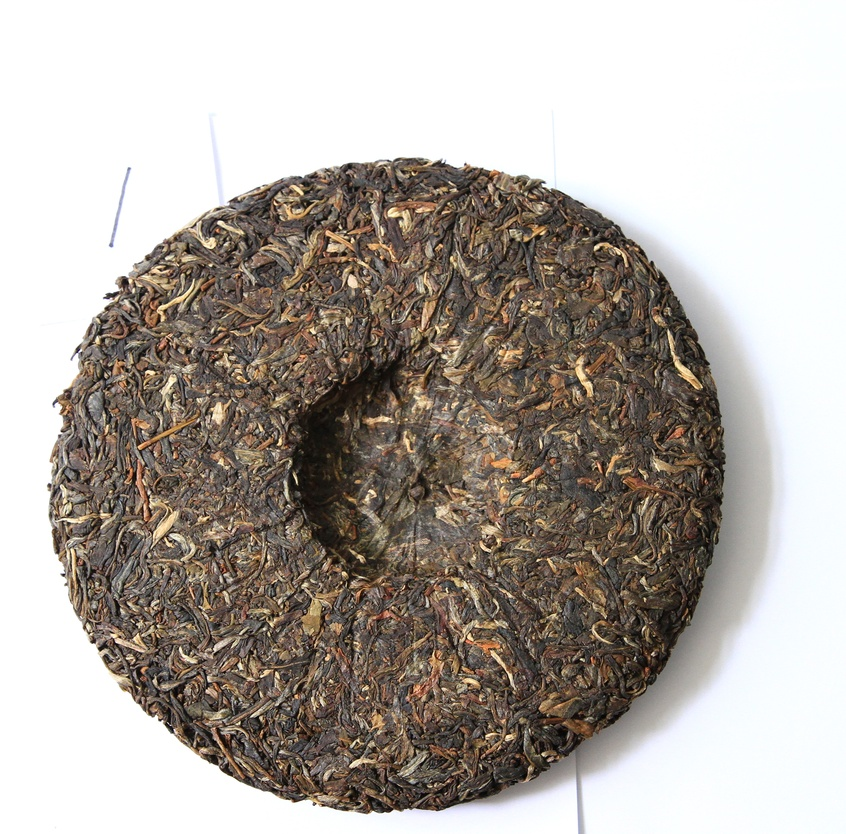
#> input picture sample_1/1a.JPG, 846 x 834 px, shrunk from 3124 x 3078 before the run, found by its file name
$ python feature_key_point.py   (older library calls are emulated)
#> lines starting #> are read from the running program, lines starting #| are printed output that depends on the picture; after the words box and inside, x2 and y2 are one past the last pixel; in counts of white or black regions, pixels touching at a corner belong together
### tools/feature_extract.py
# coding=utf-8

import cv2
import numpy as np
from matplotlib import pyplot as plt


def get_gray_img(img_path):
    ori_img = cv2.imread(img_path)
#> ori_img is the input picture: shape (834, 846, 3); mean B, G, R 161.8, 168.5, 175.7
    gray_img = cv2.cvtColor(ori_img, cv2.COLOR_RGB2GRAY)
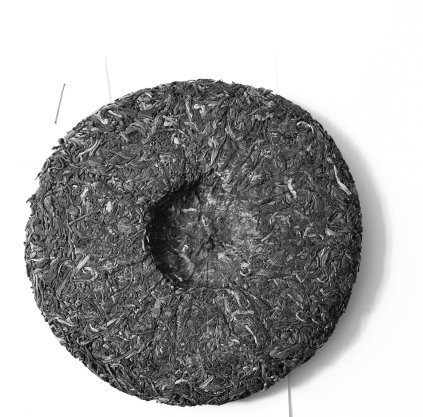
#> gray_img: shape (834, 846) (shown at 1/2 size); min 0, max 255, mean 167.3
    return gray_img


def get_sobel_img(img_path):
    ori_img = cv2.imread(img_path)
    gray_img = cv2.cvtColor(ori_img, cv2.COLOR_RGB2GRAY)

    # Sobel函数求完导数后会有负值，还有会大于255的值。
    # 而原图像是uint8，即8位无符号数，所以Sobel建立的图像位数不够，会有截断。
    # 因此要使用16位有符号的数据类型，即cv2.CV_16S
    x = cv2.Sobel(gray_img, cv2.CV_16S, 1, 0)
    y = cv2.Sobel(gray_img, cv2.CV_16S, 0, 1)

    # 转回uint8
    abs_x = cv2.convertScaleAbs(x)
    abs_y = cv2.convertScaleAbs(y)

    sobel_img = cv2.addWeighted(abs_x, 0.5, abs_y, 0.5, 0)
    return sobel_img


# [8 lines left out: function get_laplacian_img, not called in this run]


def get_canny_img(img_path):
    ori_img = cv2.imread(img_path)
    gray_img = cv2.cvtColor(ori_img, cv2.COLOR_RGB2GRAY)

    # 先进行高斯滤波降噪。
    blur_img = cv2.GaussianBlur(gray_img, (3, 3), 0)

    # 在进行抠取轮廓，其中apertureSize默认为3。
    return cv2.Canny(blur_img, 50, 150, L2gradient=1)


# [21 lines left out: functions get_fast_fourier_img, pretty_show_img, not called in this run]


# [26 lines that do not run on import are left out]

### tools/feature_key_point.py
# coding=utf-8

import cv2

import tools.feature_extract as ife


# [6 lines left out: function orb_img, not called in this run]


def sift_img(img):
    sift = cv2.xfeatures2d.SIFT_create()
    sift_key_points, sift_desc = sift.detectAndCompute(img, None)
    sift_signed_img = cv2.drawKeypoints(img, sift_key_points, None)

    return sift_key_points, sift_desc, sift_signed_img


# [6 lines left out: function surf_img, not called in this run]


if __name__ == '__main__':
    jpg = "/Users/philip.du/Documents/Projects/research/tea-recognition/sample_1/1a.JPG"
    # [20 lines of commented-out code are left out]

    gray_img = ife.get_gray_img(jpg)
    key_points, desc, signed_img = sift_img(gray_img)
#> in sift_img, `sift_key_points, sift_desc = sift.detectAndCompute(img, None)`: sift_key_points = 6509 keypoints; strongest (x, y, size): (63, 575, 2.2), (160, 720, 1.9), (340, 227, 2.1), (538, 560, 1.9)
#> key_points has the same summary as sift_key_points in sift_img
    print("gray# kps: {}, descriptors: {}".format(len(key_points), desc.shape))
#| gray# kps: 6509, descriptors: (6509, 128)
    cv2.imwrite("gray_img.signed.jpg", signed_img)

    sobel_img = ife.get_sobel_img(jpg)
#> in get_sobel_img, `y = cv2.Sobel(gray_img, cv2.CV_16S, 0, 1)`:
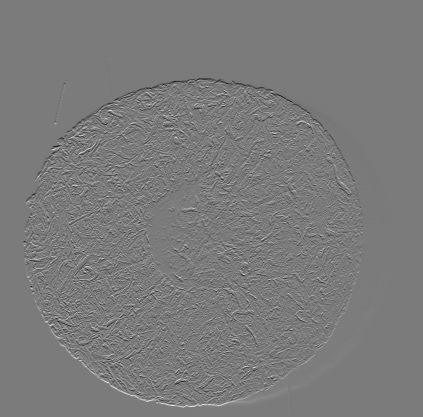
#> y: shape (834, 846) int16 (shown at 1/2 size); min -869, max 931, mean 0; drawn with min black and max white
#> in get_sobel_img, `sobel_img = cv2.addWeighted(abs_x, 0.5, abs_y, 0.5, 0)`:
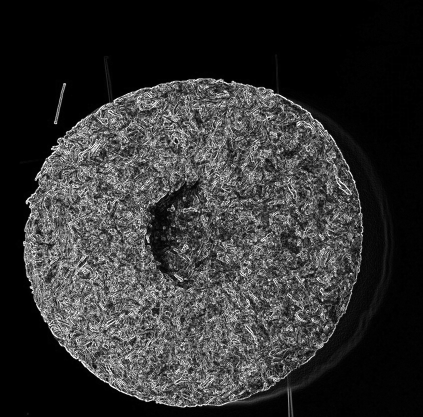
#> sobel_img: shape (834, 846) (shown at 1/2 size); min 0, max 255, mean 50
    key_points, desc, signed_img = sift_img(sobel_img)
#> in sift_img (call 2), `sift_key_points, sift_desc = sift.detectAndCompute(img, None)`: sift_key_points = 5778 keypoints; strongest (x, y, size): (103, 298, 2.6), (292, 801, 2.9), (344, 254, 1.8), (449, 165, 2)
#> in sift_img (call 2), `sift_signed_img = cv2.drawKeypoints(img, sift_key_points, None)`:
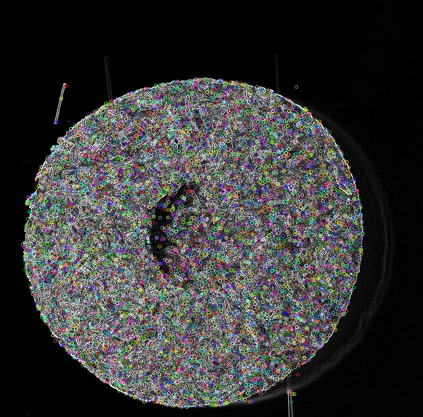
#> sift_signed_img: shape (834, 846, 3) (shown at 1/2 size); mean of channels 0, 1, 2 54, 54.4, 54.3; drawn as B, G, R
#> key_points has the same summary as sift_key_points in sift_img
    print("sobel# kps: {}, descriptors: {}".format(len(key_points), desc.shape))
#| sobel# kps: 5778, descriptors: (5778, 128)
    cv2.imwrite("sobel_img.signed.jpg", signed_img)

    canny_img = ife.get_canny_img(jpg)
#> in get_canny_img, `return cv2.Canny(blur_img, 50, 150, L2gradient=1)`:
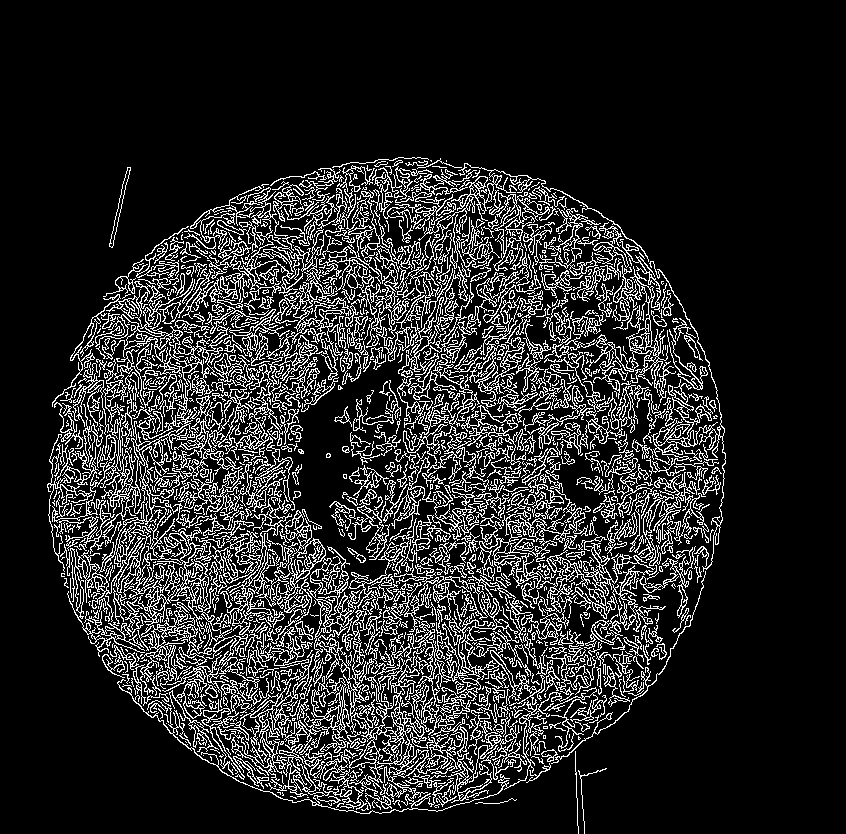
#> returned value: shape (834, 846); 15.2% white in thin lines or dots, all inside (x1, y1, x2, y2) = (47, 157, 726, 834)
    key_points, desc, signed_img = sift_img(canny_img)
#> in sift_img (call 3), `sift_key_points, sift_desc = sift.detectAndCompute(img, None)`: sift_key_points = 6239 keypoints; strongest (x, y, size): (239, 238, 1.9), (471, 545, 1.8), (305, 528, 1.9), (431, 189, 2)
#> in sift_img (call 3), `sift_signed_img = cv2.drawKeypoints(img, sift_key_points, None)`:
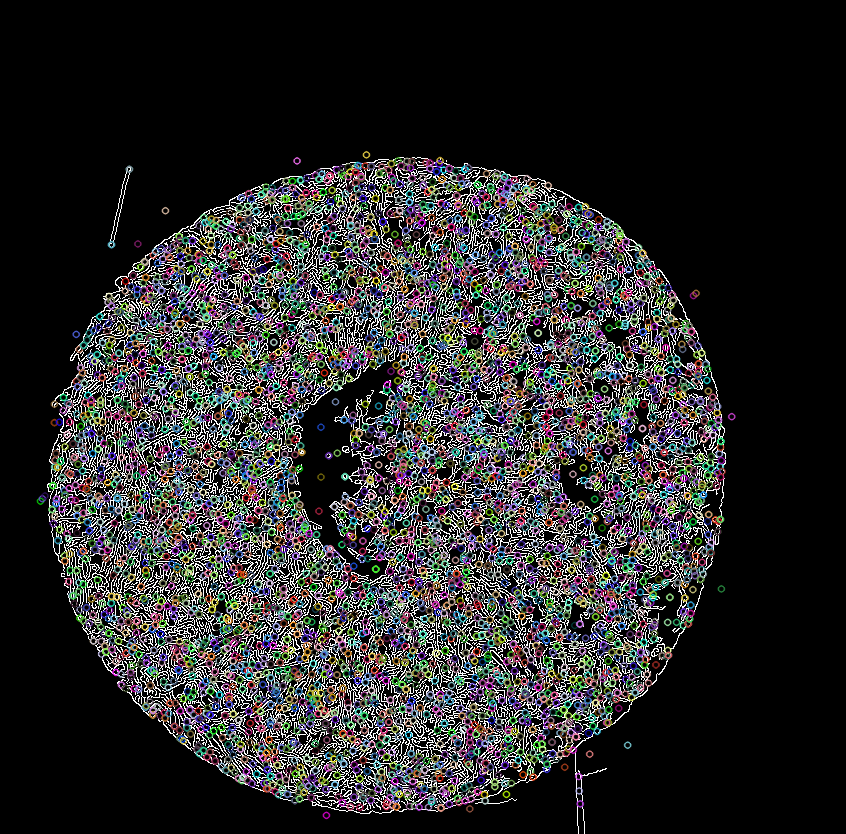
#> sift_signed_img: shape (834, 846, 3); mean of channels 0, 1, 2 43.8, 43.6, 43.9; drawn as B, G, R
#> key_points has the same summary as sift_key_points in sift_img
    print("canny# kps: {}, descriptors: {}".format(len(key_points), desc.shape))
#| canny# kps: 6239, descriptors: (6239, 128)
    cv2.imwrite("canny_img.signed.jpg", signed_img)

    # [16 lines of commented-out code are left out]

$ run again, with sample_1/2a.JPG copied over sample_1/1a.JPG
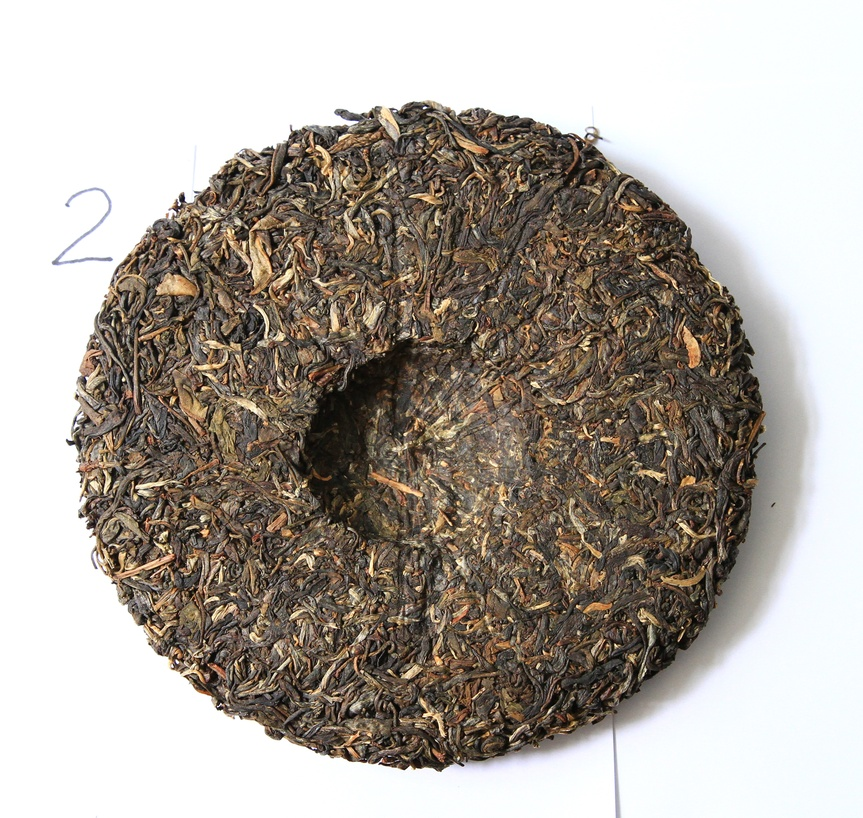
#> input picture sample_1/2a.JPG, 863 x 818 px, shrunk from 3209 x 3043 before the run, found by its file name
#> in get_gray_img, ori_img is the input picture: shape (818, 863, 3); mean B, G, R 157.4, 165.2, 172.4
#> sift_key_points = 7065 keypoints; strongest (x, y, size): (123, 380, 2.2), (424, 108, 2), (177, 662, 2.2), (179, 204, 2.1)
#> `key_points, desc, signed_img = sift_img(gray_img)`: key_points has the same summary as sift_key_points in sift_img
#| gray# kps: 7065, descriptors: (7065, 128)
#> sift_key_points = 5697 keypoints; strongest (x, y, size): (318, 147, 1.9), (422, 768, 2.4), (335, 110, 2), (84, 500, 1.9)
#> `key_points, desc, signed_img = sift_img(sobel_img)`: key_points has the same summary as sift_key_points in sift_img
#| sobel# kps: 5697, descriptors: (5697, 128)
#> in get_canny_img, `return cv2.Canny(blur_img, 50, 150, L2gradient=1)`:
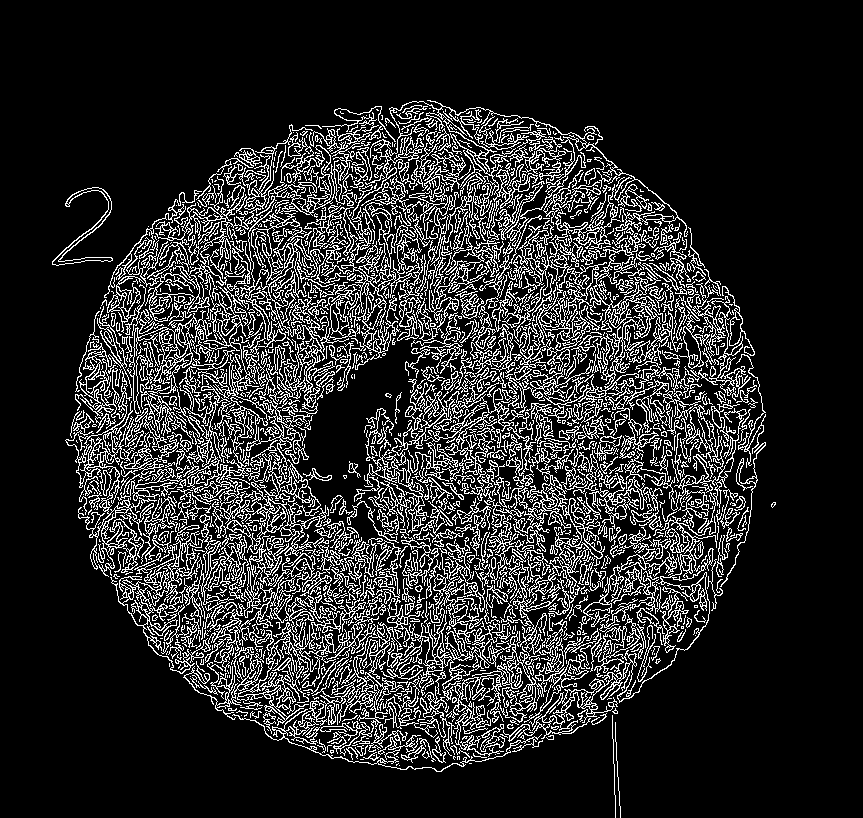
#> returned value: shape (818, 863); 16.2% white in thin lines or dots, all inside (x1, y1, x2, y2) = (52, 100, 776, 818)
#> sift_key_points = 6357 keypoints; strongest (x, y, size): (526, 464, 1.8), (700, 393, 1.9), (430, 565, 1.8), (90, 462, 2)
#> in sift_img (call 3), `sift_signed_img = cv2.drawKeypoints(img, sift_key_points, None)`:
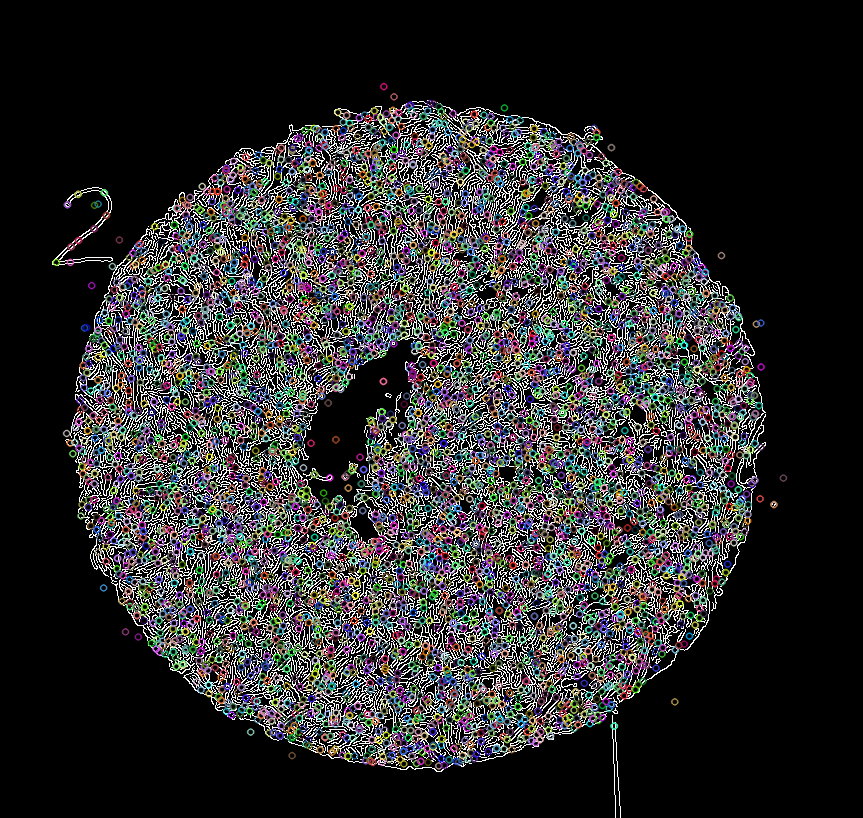
#> sift_signed_img: shape (818, 863, 3); mean of channels 0, 1, 2 46.2, 45.8, 46.2; drawn as B, G, R
#> `key_points, desc, signed_img = sift_img(canny_img)`: key_points has the same summary as sift_key_points in sift_img
#| canny# kps: 6357, descriptors: (6357, 128)

$ run again, with sample_1/3a.JPG copied over sample_1/1a.JPG
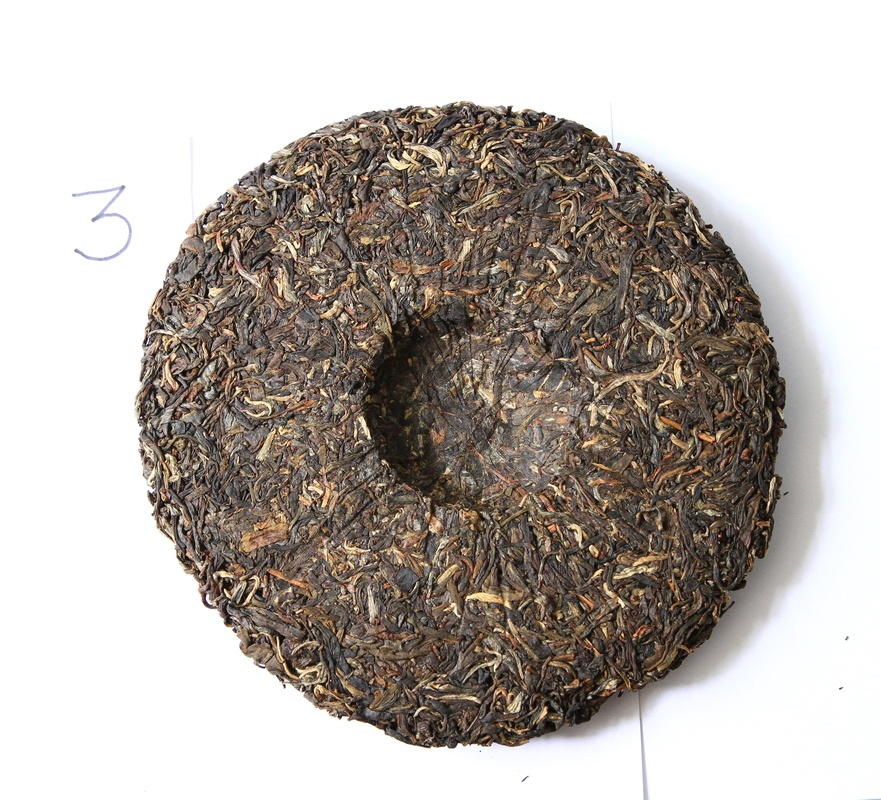
#> input picture sample_1/3a.JPG, 881 x 800 px, shrunk from 3418 x 3104 before the run, found by its file name
#> in get_gray_img, ori_img is the input picture: shape (800, 881, 3); mean B, G, R 169.8, 175.7, 182.8
#> sift_key_points = 6270 keypoints; strongest (x, y, size): (619, 144, 2.1), (204, 226, 1.8), (425, 141, 2.2), (525, 134, 1.9)
#> `key_points, desc, signed_img = sift_img(gray_img)`: key_points has the same summary as sift_key_points in sift_img
#| gray# kps: 6270, descriptors: (6270, 128)
#> sift_key_points = 5413 keypoints; strongest (x, y, size): (847, 638, 3.8), (524, 779, 4.1), (356, 720, 2.1), (405, 155, 2.2)
#> `key_points, desc, signed_img = sift_img(sobel_img)`: key_points has the same summary as sift_key_points in sift_img
#| sobel# kps: 5413, descriptors: (5413, 128)
#> in get_canny_img, `return cv2.Canny(blur_img, 50, 150, L2gradient=1)`:
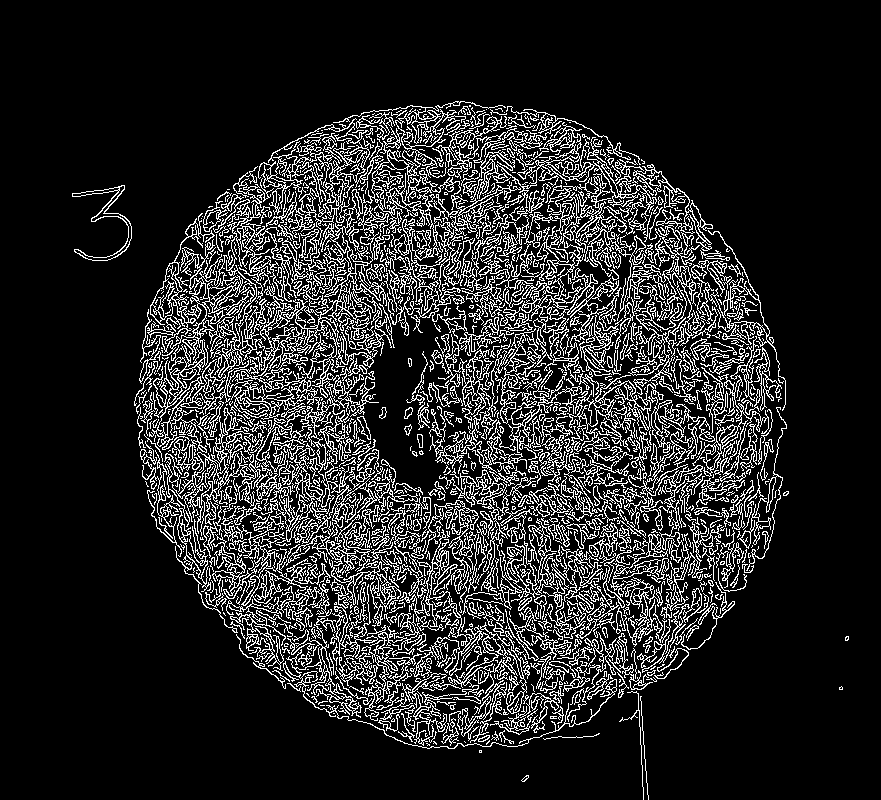
#> returned value: shape (800, 881); 14.9% white in thin lines or dots, all inside (x1, y1, x2, y2) = (72, 101, 849, 800)
#> sift_key_points = 5787 keypoints; strongest (x, y, size): (588, 316, 1.9), (439, 640, 1.8), (742, 351, 2), (307, 680, 1.9)
#> in sift_img (call 3), `sift_signed_img = cv2.drawKeypoints(img, sift_key_points, None)`:
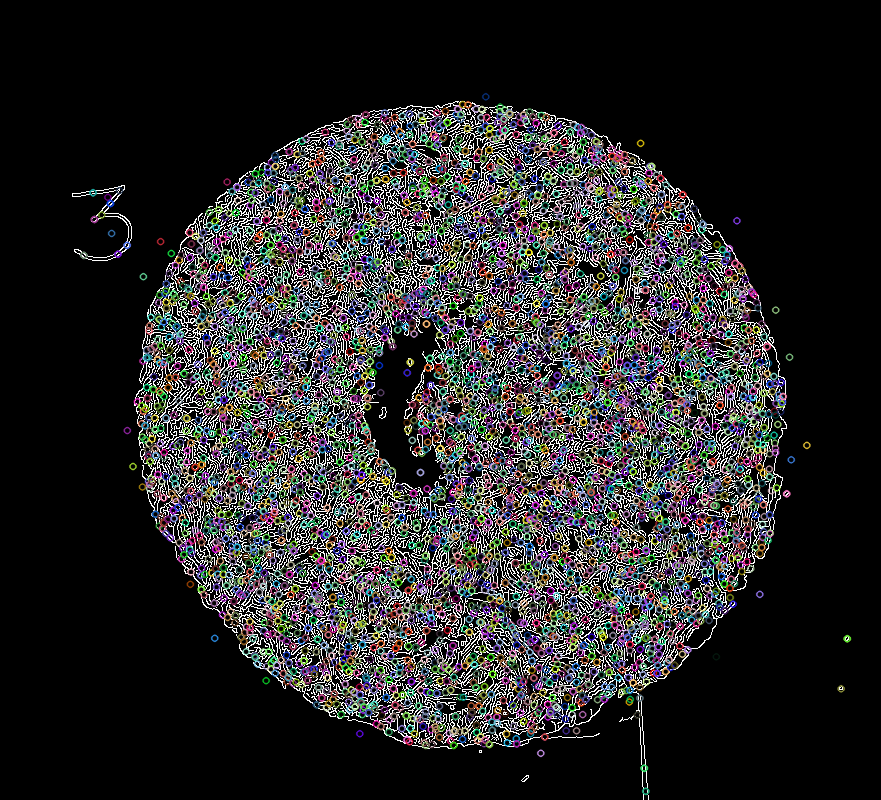
#> sift_signed_img: shape (800, 881, 3); mean of channels 0, 1, 2 42.2, 42, 42.4; drawn as B, G, R
#> `key_points, desc, signed_img = sift_img(canny_img)`: key_points has the same summary as sift_key_points in sift_img
#| canny# kps: 5787, descriptors: (5787, 128)
